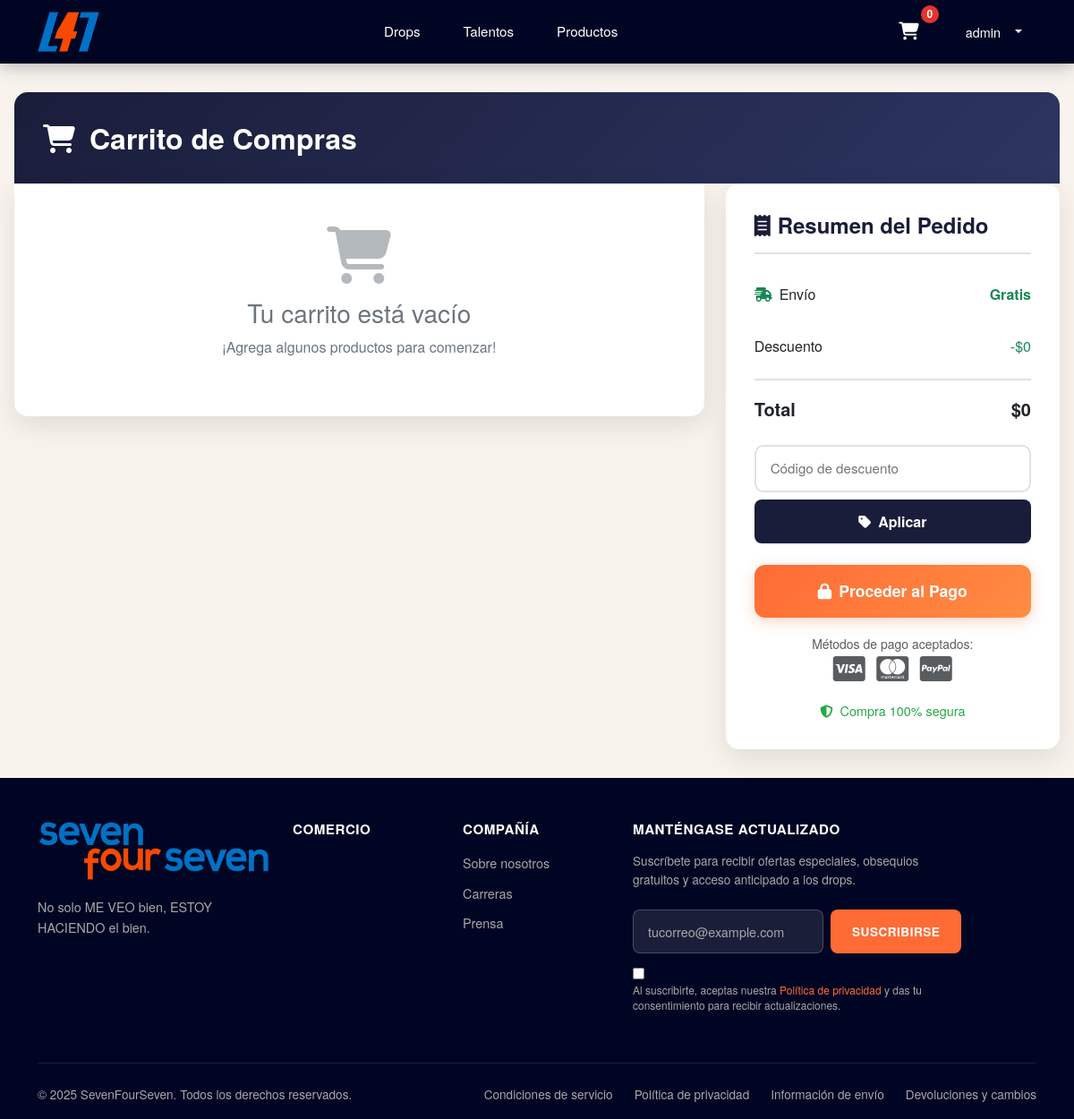
The page /cart/ (signed in) on the database its author committed.
### apps/cart/models.py (models this page shows, shortened)
class Cart(models.Model):
    user = models.ForeignKey(CustomUser, on_delete=models.CASCADE,related_name='cart')
    created_at = models.DateTimeField(auto_now_add=True)
    def total(self):
        return sum(item.subtotal() for item in self.items.all())

### apps/user/models.py (models this page shows, shortened)
class CustomUser(AbstractUser):
    image = models.ImageField('Imagen de perfil', upload_to='perfil/', blank=True, null=True)
    active_user = models.BooleanField(default=True)
    admin_user = models.BooleanField(default=False)
    is_staff = models.BooleanField(default=False)

### apps/cart/views.py (the view)
# urls.py: path('', views.view_cart, name='view_cart'),
@login_required
def view_cart(request):
    cart, _ = Cart.objects.get_or_create(user=request.user)
    return render(request, 'cart.html', {'cart': cart})

### apps/cart/context_processors.py (called while the page is built)
def cart_context(request):
    cart = None
    if request.user.is_authenticated:
        cart = Cart.objects.filter(user=request.user).first()
    return {'cart': cart}

### apps/cart/templates/cart.html (shortened to what this page needs)
{% extends "base.html" %}
{% load static %}
{% block css %}
<link rel="stylesheet" href="{% static 'cart/css/style.css' %}">
{% endblock css %}
{% block content %}
<div class="cart-container">
    <div class="cart-header">
        <h1><i class="fas fa-shopping-cart me-3"></i>Carrito de Compras</h1>
    </div>
    <div class="row">
        <div class="col-lg-8">
            <div class="cart-content">
                {% include 'includes/item_cart.html' %}
            </div>
        </div>
        {% include 'includes/summary_cart.html' %}
    </div>
</div>
{% endblock content %}

### templates/header.html (shortened to what this page needs)
{% load static %}
<nav class="navbar navbar-expand-lg custom-header p-2">
    <div class="container">
        <a class="navbar-brand" href="{% url 'home:home' %}">
            <img src="{% static 'img/sfs-short-logo.png' %}" alt="L41 Logo" id="logoImg">
        </a>
        <div class="collapse navbar-collapse" id="navbarNav">
            <ul class="navbar-nav mx-auto">
                <li class="nav-item">
                    <a class="nav-link" href="{% url 'drop:drops' %}">Drops</a>
                </li>
                <li class="nav-item">
                    <a class="nav-link" href="{% url 'designers:designers' %}">Talentos</a>
                </li>
                <li class="nav-item">
                    <a class="nav-link" href="{% url 'products:products' %}">Productos</a>
                </li>
            </ul>
            <div class="header-actions">
                <button class="cart-btn position-relative" onclick="window.location.href='/cart/'">
                    <i class="fas fa-shopping-cart"></i>
                    <span id="cart-count" class="cart-badge">
                        {{ cart.items.count|default:"0" }}
                    </span>
                </button>
                {% if user.is_authenticated %}
                <div class="dropdown user-dropdown">
                    <button class="dropdown-toggle" type="button" data-bs-toggle="dropdown">
                        <span>{{user.username}}</span>
                    </button>
                </div>
                {% else %}
                <a href="{% url 'user:login' %}" class="cart-btn">
                    <i class="fa-regular fa-user "></i>
                </a>
                {% endif %}
            </div>
        </div>
    </div>
</nav>

### apps/cart/templates/includes/summary_cart.html
{% load humanize %}
<div class="col-lg-4">
    <div class="summary-card">
        <h3 class="summary-title">
            <i class="fas fa-receipt me-2"></i>Resumen del Pedido
        </h3>
        <div class="summary-row">
            <span><i class="fas fa-shipping-fast me-2 text-success"></i>Envío</span>
            <span class="text-success fw-bold">Gratis</span>
        </div>
        <div class="summary-row">
            <span>Descuento</span>
            <span class="text-success" id="discount">-$0</span>
        </div>
        <div class="summary-row total">
            <span>Total</span>
            <span id="total">${{ cart.total|floatformat:0|intcomma}}</span>
        </div>
        <div class="discount-input">
            <input type="text" placeholder="Código de descuento" id="discount-code">
            <button class="apply-btn" onclick="applyDiscount()">
                <i class="fas fa-tag me-2"></i>Aplicar
            </button>
        </div>
        <a href="{% url 'payments:checkout' %}" class="btn checkout-btn" onclick="proceedToCheckout()">
            <i class="fas fa-lock me-2"></i>Proceder al Pago
        </a>
        <div class="text-center text-muted">
            <small>Métodos de pago aceptados:</small><br>
            <i class="fab fa-cc-visa fa-2x me-2"></i>
            <i class="fab fa-cc-mastercard fa-2x me-2"></i>
            <i class="fab fa-cc-paypal fa-2x"></i>
        </div>
        <div class="security-badge">
            <i class="fas fa-shield-alt me-2"></i>Compra 100% segura
        </div>
    </div>
</div>

### static/css/styles.css (style rules this page uses)
:root { --primary-bg: #000523; --accent-color: #ff6b35; --text-light: #ffffff; --text-muted: #a8a8a8; --hover-bg: rgba(255, 255, 255, 0.1); }
.custom-header { background-color: var(--primary-bg); padding: 0; position: sticky; top: 0; z-index: 1030; box-shadow: 0 2px 20px rgba(0, 5, 35, 0.3); transition: transform 0.3s ease; }
.navbar-brand img { height: 45px; width: auto; transition: transform 0.2s ease; }
.navbar-nav .nav-link { color: var(--text-light) !important; font-weight: 500; font-size: 0.95rem; padding: 0.75rem 1.25rem !important; position: relative; transition: all 0.3s ease; border-radius: 6px; margin: 0 0.25rem; }
.navbar-nav .nav-link::after { content: ""; position: absolute; bottom: 8px; left: 50%; transform: translateX(-50%); width: 0; height: 2px; background-color: var(--accent-color); transition: width 0.3s ease; }
.header-actions { display: flex; align-items: center; gap: 1rem; }
.cart-btn { position: relative; background: none; border: none; color: var(--text-light); padding: 0.75rem; border-radius: 8px; transition: all 0.3s ease; cursor: pointer; }
.cart-btn i { font-size: 1.25rem; }
.cart-badge { position: absolute; top: 0.25rem; right: 0.25rem; background-color: #dc3545; color: white; border-radius: 50%; width: 20px; height: 20px; display: flex; align-items: center; justify-content: center; font-size: 0.75rem; font-weight: 600; animation: pulse 2s infinite; }
.cart-badge { position: absolute; top: -5px; right: -10px; background: #e3342f; color: #fff; font-size: 0.75rem; font-weight: bold; padding: 2px 6px; border-radius: 9999px; }
.user-dropdown .dropdown-toggle { background: none; border: none; color: var(--text-light); padding: 0.75rem 1rem; border-radius: 8px; transition: all 0.3s ease; display: flex; align-items: center; gap: 0.5rem; font-size: 0.9rem; }
.user-dropdown .dropdown-toggle::after { margin-left: 0.5rem; transition: transform 0.3s ease; }

### apps/cart/static/cart/css/style.css (style rules this page uses)
:root { --primary-color: #1a1d3a; --secondary-color: #ff6b35; --success-color: #28a745; --danger-color: #dc3545; --light-gray: #f8f9fa; --medium-gray: #6c757d; --border-color: #dee2e6; }
.cart-container { max-width: 1200px; margin: 0 auto; padding: 2rem 1rem; }
.cart-header { background: linear-gradient(135deg, var(--primary-color) 0%, #2d3561 100%); color: white; padding: 2rem; border-radius: 15px 15px 0 0; margin-bottom: 0; }
.cart-header h1 { margin: 0; font-weight: 600; font-size: 2rem; }
.cart-content { background: white; border-radius: 0 0 15px 15px; box-shadow: 0 10px 30px rgba(0, 0, 0, 0.1); overflow: hidden; }
.summary-card { background: white; border-radius: 15px; box-shadow: 0 10px 30px rgba(0, 0, 0, 0.1); padding: 2rem; height: fit-content; position: sticky; top: 2rem; }
.summary-title { font-size: 1.5rem; font-weight: 600; color: var(--primary-color); margin-bottom: 1.5rem; padding-bottom: 1rem; border-bottom: 2px solid var(--border-color); }
.summary-row { display: flex; justify-content: space-between; align-items: center; margin-bottom: 1rem; padding: 0.5rem 0; }
.summary-row.total { border-top: 2px solid var(--border-color); padding-top: 1rem; margin-top: 1rem; font-size: 1.25rem; font-weight: 700; }
.discount-input { position: relative; margin-bottom: 1.5rem; }
.discount-input input { width: 100%; padding: 0.75rem 1rem; border: 2px solid var(--border-color); border-radius: 10px; font-size: 0.95rem; }
.apply-btn { background: var(--primary-color); color: white; border: none; padding: 0.75rem 1.5rem; border-radius: 8px; font-weight: 600; cursor: pointer; transition: all 0.3s ease; width: 100%; margin-top: 0.5rem; }
.checkout-btn { background: linear-gradient(135deg, var(--secondary-color) 0%, #ff8c42 100%); color: white; border: none; padding: 1rem 2rem; border-radius: 12px; font-size: 1.1rem; font-weight: 600; cursor: pointer; transition: all 0.3s ease; width: 100%; margin-bottom: 1rem; box-shadow: 0 4px 15px rgba(255, 107, 53, 0.3); }
.security-badge { text-align: center; color: var(--success-color); font-size: 0.9rem; margin-top: 1rem; }

### templates/base.html (style rules this page uses)
body { font-family: 'Helvetica Neue', Arial, sans-serif; background-color: #F8F4ED; line-height: 1.6; }

### rows shown on the page
Cart: items.count "0", total "0"
CustomUser: username "admin"
